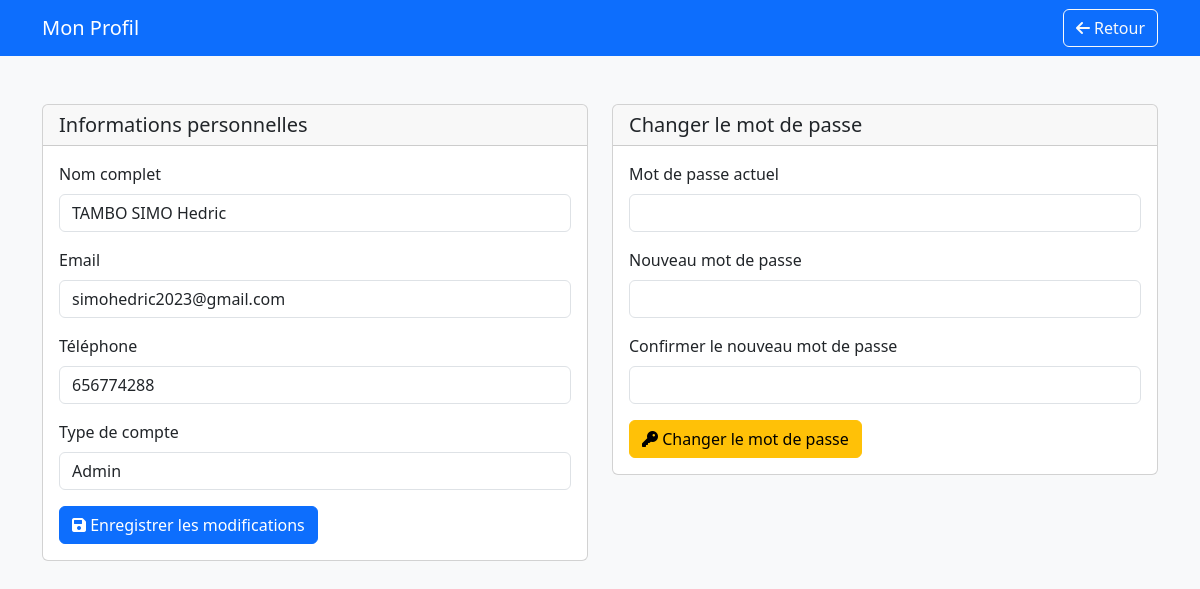
The app's page /profil.php (signed in) with its own data.
### tables this page shows
CREATE TABLE `utilisateur` (
  `id_utilisateur` int NOT NULL,
  `nom` varchar(255) NOT NULL,
  `email` varchar(255) NOT NULL,
  `mot_de_passe` varchar(255) NOT NULL,
  `telephone` varchar(20) DEFAULT NULL,
  `role` enum('Admin','Client','Employé') DEFAULT 'Client',
  `date_creation` timestamp NULL DEFAULT CURRENT_TIMESTAMP
);

### profil.php (the view, shortened to what this page needs)
<?php
require_once 'includes/database.php';
$sql = "SELECT * FROM utilisateur WHERE id_utilisateur = :id";
$stmt = $conn->prepare($sql);
$stmt->execute([':id' => $_SESSION['user_id']]);
$user = $stmt->fetch(PDO::FETCH_ASSOC);
$return_url = $_SESSION['role'] === 'Admin' ? 'admin/tableau_de_bord.php' : 'client/accueil.php';
?>
<!DOCTYPE html>
<html lang="fr">
<head>
    <link href="https://cdn.jsdelivr.net/npm/bootstrap@5.3.0/dist/css/bootstrap.min.css" rel="stylesheet">
    <link rel="stylesheet" href="https://cdnjs.cloudflare.com/ajax/libs/font-awesome/6.0.0/css/all.min.css">
</head>
<body class="bg-light">
    <nav class="navbar navbar-expand-lg navbar-dark bg-primary">
        <div class="container">
            <a class="navbar-brand" href="#">Mon Profil</a>
            <div class="navbar-nav ms-auto">
                <a href="<?php echo $return_url; ?>" class="btn btn-outline-light">
                    <i class="fas fa-arrow-left"></i> Retour
                </a>
            </div>
        </div>
    </nav>
    <div class="container py-5">
        <div class="row">
            <div class="col-md-6 mb-4">
                <div class="card">
                    <div class="card-header">
                        <h5 class="card-title mb-0">Informations personnelles</h5>
                    </div>
                    <div class="card-body">
                        <form action="" method="POST">
                            <div class="mb-3">
                                <label for="nom" class="form-label">Nom complet</label>
                                <input type="text" class="form-control" id="nom" name="nom"
                                       value="<?php echo htmlspecialchars($user['nom']); ?>" required>
                            </div>
                            <div class="mb-3">
                                <label for="email" class="form-label">Email</label>
                                <input type="email" class="form-control" id="email" name="email"
                                       value="<?php echo htmlspecialchars($user['email']); ?>" required>
                            </div>
                            <div class="mb-3">
                                <label for="telephone" class="form-label">Téléphone</label>
                                <input type="tel" class="form-control" id="telephone" name="telephone"
                                       value="<?php echo htmlspecialchars($user['telephone']); ?>">
                            </div>
                            <div class="mb-3">
                                <label class="form-label">Type de compte</label>
                                <input type="text" class="form-control"
                                       value="<?php echo htmlspecialchars($user['role']); ?>" readonly>
                            </div>
                            <button type="submit" class="btn btn-primary">
                                <i class="fas fa-save"></i> Enregistrer les modifications
                            </button>
                        </form>
                    </div>
                </div>
            </div>
            <div class="col-md-6">
                <div class="card">
                    <div class="card-header">
                        <h5 class="card-title mb-0">Changer le mot de passe</h5>
                    </div>
                    <div class="card-body">
                        <form action="" method="POST">
                            <div class="mb-3">
                                <label for="current_password" class="form-label">Mot de passe actuel</label>
                                <input type="password" class="form-control" id="current_password"
                                       name="current_password" required>
                            </div>
                            <div class="mb-3">
                                <label for="new_password" class="form-label">Nouveau mot de passe</label>
                                <input type="password" class="form-control" id="new_password"
                                       name="new_password" required>
                            </div>
                            <div class="mb-3">
                                <label for="confirm_password" class="form-label">Confirmer le nouveau mot de passe</label>
                                <input type="password" class="form-control" id="confirm_password"
                                       name="confirm_password" required>
                            </div>
                            <button type="submit" class="btn btn-warning">
                                <i class="fas fa-key"></i> Changer le mot de passe
                            </button>
                        </form>
                    </div>
                </div>
            </div>
        </div>
    </div>
</body>
</html>

### records on screen
utilisateur: nom "TAMBO SIMO Hedric", email "simohedric2023@gmail.com", telephone "656774288", role "Admin"
